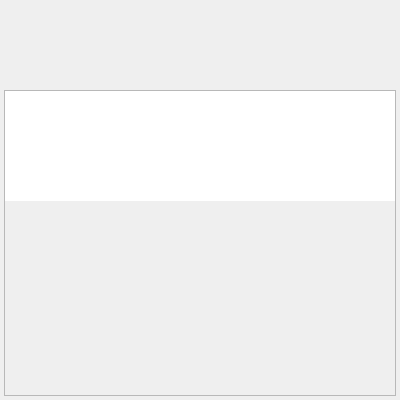
<?xml version="1.0" encoding="UTF-8"?>
<ui version="4.0">
 <class>TimeAndWeather</class>
 <widget class="QWidget" name="TimeAndWeather">
  <property name="geometry">
   <rect>
    <x>0</x>
    <y>0</y>
    <width>400</width>
    <height>400</height>
   </rect>
  </property>
  <layout class="QVBoxLayout" name="verticalLayout">
   <property name="leftMargin">
    <number>4</number>
   </property>
   <property name="topMargin">
    <number>4</number>
   </property>
   <property name="rightMargin">
    <number>4</number>
   </property>
   <property name="bottomMargin">
    <number>4</number>
   </property>
   <item>
    <widget class="QWidget" name="widget" native="true">
     <property name="sizePolicy">
      <sizepolicy hsizetype="Preferred" vsizetype="Minimum">
       <horstretch>0</horstretch>
       <verstretch>0</verstretch>
      </sizepolicy>
     </property>
     <property name="minimumSize">
      <size>
       <width>0</width>
       <height>80</height>
      </size>
     </property>
     <property name="maximumSize">
      <size>
       <width>16777215</width>
       <height>80</height>
      </size>
     </property>
     <property name="Background0" stdset="0">
      <bool>true</bool>
     </property>
     <layout class="QHBoxLayout" name="horizontalLayout_2">
      <property name="spacing">
       <number>0</number>
      </property>
      <property name="leftMargin">
       <number>0</number>
      </property>
      <property name="topMargin">
       <number>0</number>
      </property>
      <property name="rightMargin">
       <number>0</number>
      </property>
      <property name="bottomMargin">
       <number>0</number>
      </property>
      <item>
       <widget class="QLabel" name="lb_WeatherIcon">
        <property name="sizePolicy">
         <sizepolicy hsizetype="Minimum" vsizetype="Minimum">
          <horstretch>0</horstretch>
          <verstretch>0</verstretch>
         </sizepolicy>
        </property>
        <property name="Transparent" stdset="0">
         <bool>true</bool>
        </property>
       </widget>
      </item>
      <item>
       <layout class="QVBoxLayout" name="verticalLayout_3">
        <property name="spacing">
         <number>0</number>
        </property>
        <item>
         <widget class="QLabel" name="lb_Time">
          <property name="alignment">
           <set>Qt::AlignmentFlag::AlignBottom|Qt::AlignmentFlag::AlignLeading|Qt::AlignmentFlag::AlignLeft</set>
          </property>
          <property name="Transparent" stdset="0">
           <bool>true</bool>
          </property>
         </widget>
        </item>
        <item>
         <widget class="QLabel" name="lb_CurrentWeather">
          <property name="sizePolicy">
           <sizepolicy hsizetype="Expanding" vsizetype="Minimum">
            <horstretch>0</horstretch>
            <verstretch>0</verstretch>
           </sizepolicy>
          </property>
          <property name="alignment">
           <set>Qt::AlignmentFlag::AlignLeading|Qt::AlignmentFlag::AlignLeft|Qt::AlignmentFlag::AlignTop</set>
          </property>
          <property name="Transparent" stdset="0">
           <bool>true</bool>
          </property>
         </widget>
        </item>
       </layout>
      </item>
     </layout>
    </widget>
   </item>
   <item>
    <widget class="QScrollArea" name="scrollArea">
     <property name="verticalScrollBarPolicy">
      <enum>Qt::ScrollBarPolicy::ScrollBarAlwaysOff</enum>
     </property>
     <property name="horizontalScrollBarPolicy">
      <enum>Qt::ScrollBarPolicy::ScrollBarAlwaysOff</enum>
     </property>
     <property name="widgetResizable">
      <bool>true</bool>
     </property>
     <property name="alignment">
      <set>Qt::AlignmentFlag::AlignCenter</set>
     </property>
     <property name="Transparent" stdset="0">
      <bool>true</bool>
     </property>
     <widget class="QWidget" name="scrollAreaWidgetContents">
      <property name="geometry">
       <rect>
        <x>0</x>
        <y>0</y>
        <width>390</width>
        <height>304</height>
       </rect>
      </property>
      <property name="Transparent" stdset="0">
       <bool>true</bool>
      </property>
      <layout class="QVBoxLayout" name="verticalLayout_2">
       <property name="leftMargin">
        <number>0</number>
       </property>
       <property name="topMargin">
        <number>0</number>
       </property>
       <property name="rightMargin">
        <number>0</number>
       </property>
       <property name="bottomMargin">
        <number>0</number>
       </property>
       <item>
        <widget class="QListWidget" name="lw_Forecast">
         <property name="maximumSize">
          <size>
           <width>16777215</width>
           <height>110</height>
          </size>
         </property>
         <property name="focusPolicy">
          <enum>Qt::FocusPolicy::NoFocus</enum>
         </property>
         <property name="contextMenuPolicy">
          <enum>Qt::ContextMenuPolicy::NoContextMenu</enum>
         </property>
         <property name="frameShape">
          <enum>QFrame::Shape::NoFrame</enum>
         </property>
         <property name="verticalScrollBarPolicy">
          <enum>Qt::ScrollBarPolicy::ScrollBarAlwaysOff</enum>
         </property>
         <property name="horizontalScrollBarPolicy">
          <enum>Qt::ScrollBarPolicy::ScrollBarAlwaysOff</enum>
         </property>
         <property name="editTriggers">
          <set>QAbstractItemView::EditTrigger::NoEditTriggers</set>
         </property>
         <property name="defaultDropAction">
          <enum>Qt::DropAction::IgnoreAction</enum>
         </property>
         <property name="selectionMode">
          <enum>QAbstractItemView::SelectionMode::NoSelection</enum>
         </property>
         <property name="iconSize">
          <size>
           <width>32</width>
           <height>32</height>
          </size>
         </property>
         <property name="textElideMode">
          <enum>Qt::TextElideMode::ElideNone</enum>
         </property>
        </widget>
       </item>
       <item>
        <layout class="QGridLayout" name="gridLayout">
         <item row="3" column="0">
          <widget class="QLabel" name="lb_Visibility">
           <property name="minimumSize">
            <size>
             <width>0</width>
             <height>32</height>
            </size>
           </property>
          </widget>
         </item>
         <item row="2" column="0">
          <widget class="QLabel" name="lb_Wind">
           <property name="minimumSize">
            <size>
             <width>0</width>
             <height>32</height>
            </size>
           </property>
          </widget>
         </item>
         <item row="2" column="1">
          <widget class="QLabel" name="lb_Pressure">
           <property name="minimumSize">
            <size>
             <width>0</width>
             <height>32</height>
            </size>
           </property>
          </widget>
         </item>
         <item row="1" column="1">
          <widget class="QLabel" name="lb_FeelsLike">
           <property name="minimumSize">
            <size>
             <width>0</width>
             <height>32</height>
            </size>
           </property>
          </widget>
         </item>
         <item row="1" column="0">
          <widget class="QLabel" name="lb_Humidity">
           <property name="minimumSize">
            <size>
             <width>0</width>
             <height>32</height>
            </size>
           </property>
          </widget>
         </item>
         <item row="3" column="1">
          <widget class="QLabel" name="lb_Clouds">
           <property name="minimumSize">
            <size>
             <width>0</width>
             <height>32</height>
            </size>
           </property>
          </widget>
         </item>
        </layout>
       </item>
      </layout>
     </widget>
    </widget>
   </item>
  </layout>
 </widget>
 <resources>
  <include location="../../res/InfoMonitor.qrc"/>
 </resources>
 <connections/>
</ui>
